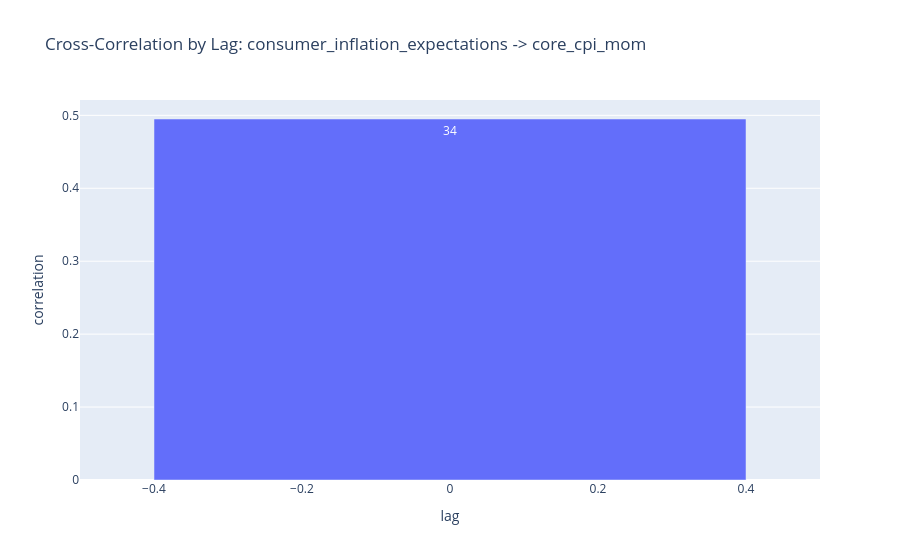

Notebook cell for this chart:
### Markdown cell above
## 6. Lead-Lag Relationships

The function below calculates cross-correlations where the candidate indicator is shifted backward by lag periods. A positive lag means the candidate may lead the target.

### Code cell
def cross_correlation_by_lag(pivot: pd.DataFrame, target: str, candidate: str, max_lag: int = 6) -> pd.DataFrame:
    rows = []
    for lag in range(max_lag + 1):
        aligned = pd.concat([pivot[target], pivot[candidate].shift(lag)], axis=1).dropna()
        if len(aligned) >= 12:
            rows.append({"lag": lag, "correlation": aligned.iloc[:, 0].corr(aligned.iloc[:, 1]), "observations": len(aligned)})
    return pd.DataFrame(rows)

# Example: choose a headline target and a candidate with enough data.
available = pivot.columns.tolist()
target = next((x for x in available if "cpi" in x or "gdp" in x or "unemployment" in x), available[0])
candidate = next((x for x in available if x != target), available[1] if len(available) > 1 else available[0])
lag_df = cross_correlation_by_lag(pivot, target, candidate)

fig = px.bar(lag_df, x="lag", y="correlation", text="observations", title=f"Cross-Correlation by Lag: {candidate} -> {target}")
fig.show()
lag_df

### Figure 1 — Plotly figure (JSON) as saved in the notebook; plotly's stock layout.template omitted (floating-point values rounded to 4 significant figures)
{"data": [{"hovertemplate": "lag=%{x}<br>correlation=%{y}<br>observations=%{text}<extra></extra>", "legendgroup": "", "marker": {"color": "#636efa", "pattern": {"shape": ""}}, "name": "", "orientation": "v", "showlegend": false, "text": [34.0], "textposition": "auto", "type": "bar", "x": [0], "xaxis": "x", "y": [0.495], "yaxis": "y"}], "layout": {"barmode": "relative", "legend": {"tracegroupgap": 0}, "title": {"text": "Cross-Correlation by Lag: consumer_inflation_expectations -> core_cpi_mom"}, "xaxis": {"anchor": "y", "domain": [0.0, 1.0], "title": {"text": "lag"}}, "yaxis": {"anchor": "x", "domain": [0.0, 1.0], "title": {"text": "correlation"}}}}
